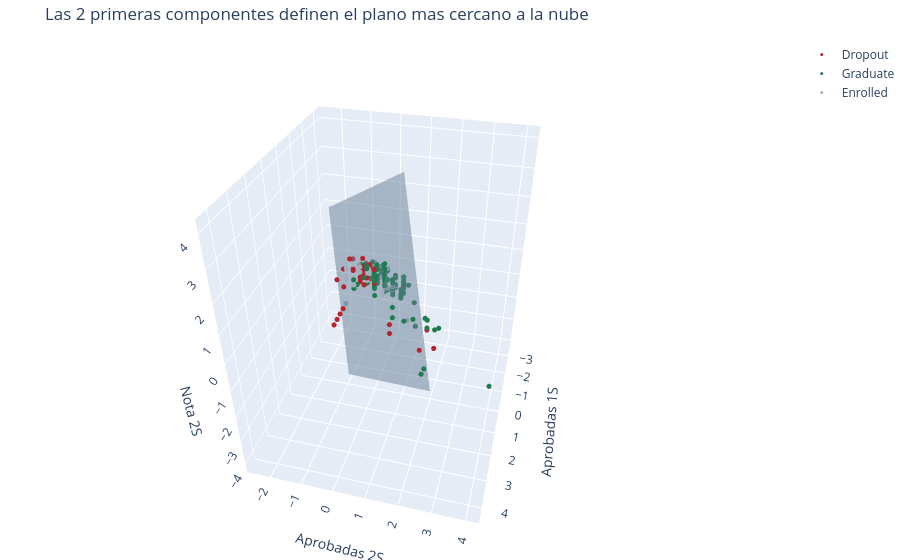

Source (notebook cell):
### Markdown cell above
<a name="s3"></a>
## 3. De dos dimensiones a muchas

**La idea.** En 2D vimos una recta; en 3D, las **dos** primeras componentes definen el **plano mas cercano** a la nube (el que mejor la resume). El grafico interactivo de abajo muestra la nube de estudiantes en tres variables academicas y ese plano: giralo con el mouse para ver como se apoya sobre los datos.

Con $p$ variables la idea es la misma, aplicada sucesivamente: cada componente es una combinacion lineal normalizada de las variables

$$Z_m = \phi_{1m} X_1 + \phi_{2m} X_2 + \cdots + \phi_{pm} X_p, \qquad \sum_j \phi_{jm}^2 = 1$$

donde los coeficientes $\phi_{jm}$ son los **loadings** (cuanto pesa cada variable en la componente $m$) y los valores $Z_m$ son los **scores**. Cada componente maximiza la varianza sujeta a ser **ortogonal** (no correlacionada) a las anteriores. Un **biplot** muestra todo junto: los puntos son los scores; las flechas, los loadings.

### Code cell
# Vista interactiva 3D: el plano de las dos primeras componentes (interpretacion de la Figura 12.2)
tri = ["Curricular units 1st sem (approved)", "Curricular units 2nd sem (approved)", "Curricular units 2nd sem (grade)"]
T = StandardScaler().fit_transform(est[tri].to_numpy(dtype=float))
rng = np.random.default_rng(SEED)
idx = rng.choice(len(T), size=250, replace=False)   # submuestra para que el 3D sea liviano
Tv = T[idx]
pc3 = PCA(n_components=2).fit(T)
v1, v2 = pc3.components_[0], pc3.components_[1]

# Malla del plano generado por PC1 y PC2
gs = np.linspace(-3, 3, 12)
aa, bb = np.meshgrid(gs, gs)
plano = aa[..., None] * v1 + bb[..., None] * v2       # puntos del plano en el espacio 3D
tg = est["Target"].to_numpy()[idx]

fig = go.Figure()
fig.add_surface(x=plano[:, :, 0], y=plano[:, :, 1], z=plano[:, :, 2],
                opacity=0.5, showscale=False, colorscale=[[0, COL["muted"]], [1, COL["muted"]]])
for g in ["Dropout", "Graduate", "Enrolled"]:
    m = tg == g
    fig.add_scatter3d(x=Tv[m, 0], y=Tv[m, 1], z=Tv[m, 2], mode="markers",
                      marker=dict(size=3, color=COL_TARGET[g]), name=g)
fig.update_layout(title="Las 2 primeras componentes definen el plano mas cercano a la nube",
                  scene=dict(xaxis_title="Aprobadas 1S", yaxis_title="Aprobadas 2S", zaxis_title="Nota 2S",
                             camera=dict(eye=dict(x=1.9, y=0.5, z=1.4))),
                  height=560, margin=dict(l=0, r=0, t=40, b=0))
fig.show()
try:
    fig.write_image(str(FIG_DIR / "clase10_3d.png"), width=900, height=620, scale=2)
except Exception as e:
    print("(figura estatica 3D omitida:", type(e).__name__, ")")

### Figure 1 — Plotly figure (JSON) as saved in the notebook; plotly's stock layout.template omitted (floating-point values rounded to 4 significant figures; data arrays with more than 128 entries replaced by an {"elided": "..."} marker saying what was removed)
{"data": [{"colorscale": [[0, "#7E9EBB"], [1, "#7E9EBB"]], "opacity": 0.5, "showscale": false, "type": "surface", "x": {"elided": "12x12 float values"}, "y": {"elided": "12x12 float values"}, "z": {"elided": "12x12 float values"}}, {"marker": {"color": "#B4232E", "size": 3}, "mode": "markers", "name": "Dropout", "type": "scatter3d", "x": [0.09483, -1.521, -0.5516, -1.521, -1.198, -1.521, -0.2284, -0.2284, -1.521, 2.034, -0.5516, -1.521, -1.198, -0.2284, -0.5516, -0.2284, -1.521, -1.198, 2.357, -1.521, -0.2284, -1.521, -0.5516, -1.521, 0.418, -1.521, -0.2284, -1.521, -1.521, -0.5516, 0.418, -0.5516, -0.5516, 0.418, -0.5516, 0.7413, -1.521, -1.521, -1.521, -1.521, -1.521, -1.521, 2.357, -1.521, -1.521, -0.2284, -0.5516, -0.8748, -1.198, 0.418, -1.521, 0.418, -0.5516, 0.418, -1.521, -0.8748, -1.521, 2.681, 3.004, 0.09483, -1.521, -1.521, -1.521, -0.5516, -1.198, -1.521, -0.2284], "y": [-1.14, -1.472, -0.4763, -1.472, -1.472, -1.14, -1.472, -0.1446, -1.472, 2.178, 0.1872, -1.472, -1.472, -0.4763, -0.4763, -0.1446, -1.472, -1.14, 1.182, -1.472, -1.472, -1.472, -0.4763, -1.472, -0.8081, -1.472, -0.4763, -1.472, -1.472, -0.8081, 0.1872, -0.4763, -0.4763, -0.4763, -1.14, 1.182, -1.472, -1.472, -1.472, -1.472, -1.472, -1.472, 1.182, -1.472, -1.472, -0.4763, -1.472, -0.4763, -1.472, -0.1446, -1.472, 0.1872, -0.4763, 0.1872, -1.472, -1.472, -1.472, 2.509, 2.178, -0.1446, -1.472, -1.472, -1.472, -0.1446, -1.472, -1.472, -0.4763], "z": [0.1477, -1.963, 0.6596, -1.963, -1.963, -0.04418, -1.963, 0.1477, -1.963, 0.2699, 0.2245, -1.963, -1.963, -0.0122, 0.2757, 0.6756, -1.963, 0.1477, 0.1957, -1.963, -1.963, -1.963, 0.2757, -1.963, 0.1477, -1.963, 0.01979, -1.963, -1.963, 0.1477, 0.4164, 0.3945, 0.2117, 0.8515, 0.1477, 0.7979, -1.963, -1.963, -1.963, -1.963, -1.963, -1.963, 0.5076, -1.963, -1.963, 0.1477, -1.963, 0.2757, -1.963, 0.3397, -1.963, 0.9429, 0.06549, 0.4548, -1.963, -1.963, -1.963, 0.1957, 0.3222, 0.3877, -1.963, -1.963, -1.963, 0.3397, -1.963, -1.963, 0.01979]}, {"marker": {"color": "#1F7A4D", "size": 3}, "mode": "markers", "name": "Graduate", "type": "scatter3d", "x": {"elided": "137 float values"}, "y": {"elided": "137 float values"}, "z": {"elided": "137 float values"}}, {"marker": {"color": "#9FB0BD", "size": 3}, "mode": "markers", "name": "Enrolled", "type": "scatter3d", "x": [1.711, 0.09483, 0.418, -0.2284, 0.09483, 0.418, -0.2284, 0.7413, 0.418, -0.5516, 0.418, 0.7413, 0.418, -0.2284, 0.418, 0.418, 0.09483, 0.418, 0.418, 0.09483, 0.09483, 0.09483, 0.7413, 0.7413, 0.7413, -0.2284, 0.09483, -1.521, 0.09483, 0.418, 0.09483, 0.7413, 0.09483, 0.09483, 0.09483, -0.2284, -0.2284, -0.5516, 0.09483, 0.09483, -0.8748, -1.198, -1.521, 0.09483, -0.8748, 0.418], "y": [1.514, -0.8081, 0.5189, -1.14, 0.5189, 0.5189, -0.1446, 0.5189, 0.5189, 0.1872, -0.1446, 0.5189, -0.4763, -0.4763, 0.5189, 0.1872, -0.8081, 0.1872, 0.8506, -0.4763, -0.8081, 0.5189, 0.8506, 0.8506, 1.182, 0.1872, -0.1446, -1.472, 0.5189, 0.5189, 0.5189, 0.8506, 0.1872, 0.1872, 0.1872, -0.1446, -0.4763, -0.4763, 0.1872, -0.8081, -0.1446, -0.8081, -1.472, -0.4763, -0.1446, 0.5189], "z": [0.233, 0.6276, 0.3397, 0.1477, 0.1158, 0.2981, 0.3397, 0.4356, 0.7875, 0.2629, 0.2917, 0.3077, 0.2757, 0.5316, 0.3671, 0.3013, 0.6084, 0.2245, 0.4768, 0.01979, 0.3397, 0.8457, 0.6624, 0.7351, 0.4596, 0.2629, 0.2917, -1.963, 0.4219, 0.57, 0.4037, 0.5612, 0.3671, 0.3665, 0.5558, 0.4164, 0.3397, 0.5956, 0.6852, 0.2437, 0.3397, -0.04418, -1.963, -0.04418, 0.2917, 0.4037]}], "layout": {"height": 560, "margin": {"b": 0, "l": 0, "r": 0, "t": 40}, "scene": {"camera": {"eye": {"x": 1.9, "y": 0.5, "z": 1.4}}, "xaxis": {"title": {"text": "Aprobadas 1S"}}, "yaxis": {"title": {"text": "Aprobadas 2S"}}, "zaxis": {"title": {"text": "Nota 2S"}}}, "title": {"text": "Las 2 primeras componentes definen el plano mas cercano a la nube"}}}
